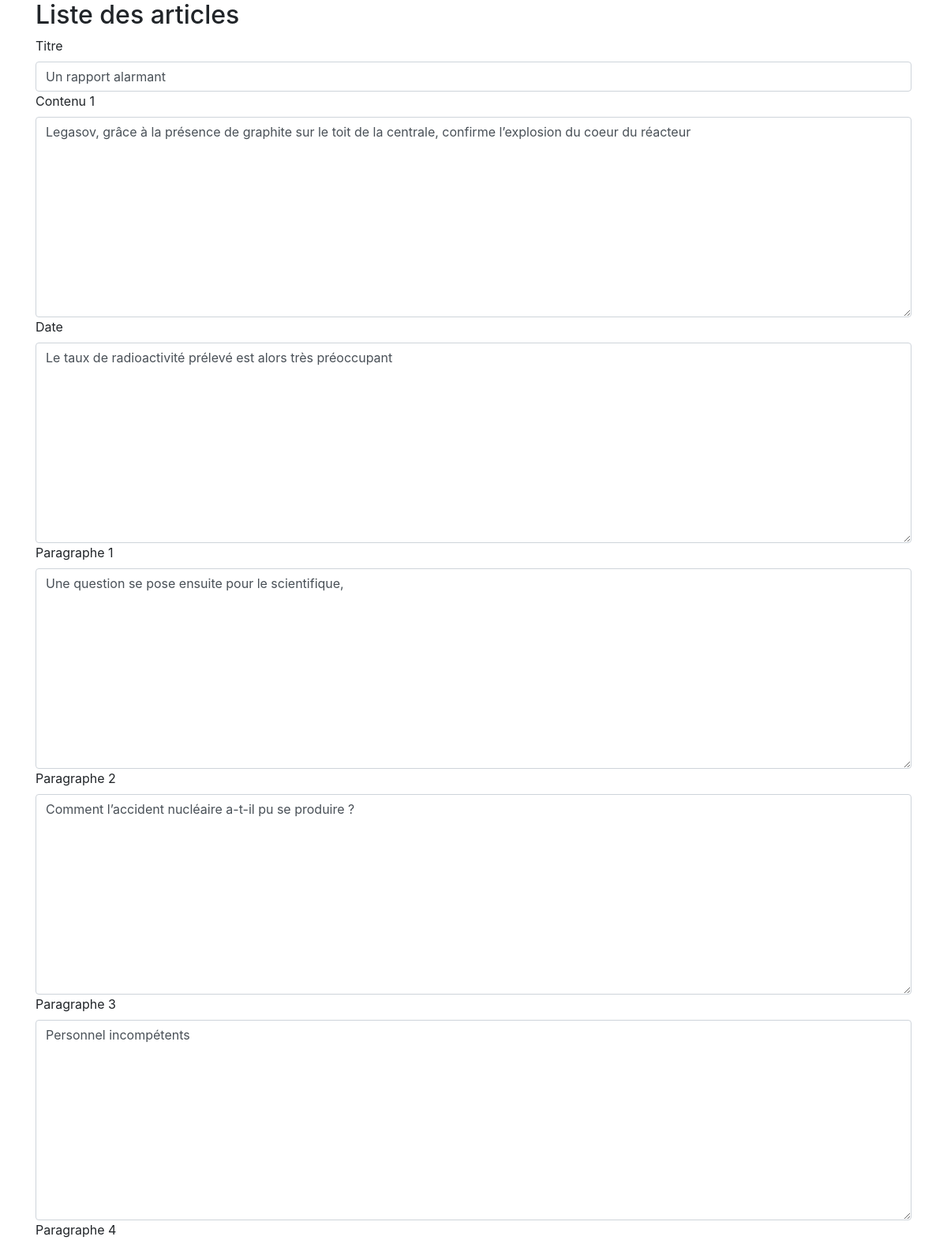
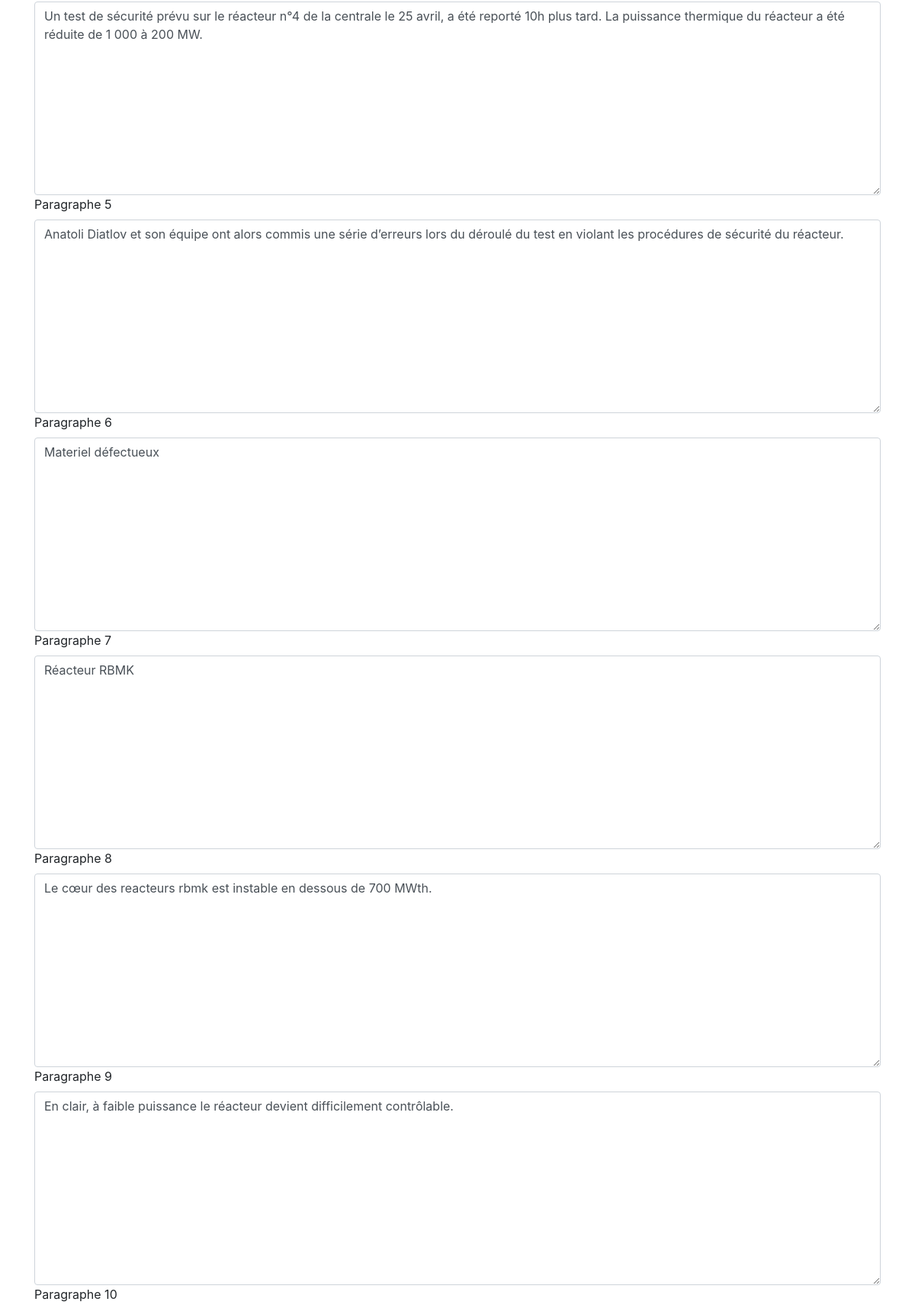
Screenshot of /admin/addPost.php?modify&id=3 (upper part) with the database file from the repository (2 pictures, top to bottom).
### tables this page shows
CREATE TABLE `articles` (
  `id` int(11) NOT NULL,
  `title` varchar(255) NOT NULL,
  `content` longtext NOT NULL,
  `date` datetime NOT NULL DEFAULT CURRENT_TIMESTAMP,
  `date_article` mediumtext,
  `paragraph_one` varchar(255) DEFAULT NULL,
  `paragraph_two` longtext,
  `paragraph_three` longtext,
  `paragraph_four` longtext,
  `paragraph_five` longtext,
  `paragraph_six` longtext,
  `paragraph_seven` longtext,
  `paragraph_eight` longtext,
  `paragraph_nine` longtext,
  `paragraph_ten` longtext,
  `paragraph_eleven` longtext,
  `paragraph_twelve` longtext,
  `paragraph_thirteen` longtext
);

### admin/inc/bootstrap.php (called while the page is built, shortened)
<?php
require __DIR__ . '/classes/post.php';
$post = new Post();

### admin/inc/classes/post.php (called while the page is built, shortened)
<?php
    class Post {
    public function getOne(PDO $con, $id)  {
        $req =  $con->query('SELECT * FROM articles WHERE id=' . $id);
        return $req->fetch(PDO::FETCH_ASSOC);
    }
}
?>

### admin/addPost.php (the view, shortened to what this page needs)
<!DOCTYPE html>
<html lang="en">
<head>
  <link rel="stylesheet" href="https://stackpath.bootstrapcdn.com/bootstrap/4.3.1/css/bootstrap.min.css">
</head>
<body>
  <div class="container">
  <h2>Liste des articles</h2>
<?php
require __DIR__ . '/inc/bootstrap.php';
    if(isset($_GET['modify'])) {
        $currentPost = $post->getOne($pdo, $_GET['id']);
    ?>
      <article class="post">
        <div class="form-group">
        <form action="addPost.php?id=<?= $currentPost['id']; ?>" method="post">
          <label class="createLabel" for="title">Titre</label>
          <input class="form-control" type="text" name="title" value="<?= $currentPost['title']?>">
          <label class="createLabel" for="content">Contenu 1</label>
          <textarea class="form-control" name="content" id="content" cols="60" rows="10"><?= $currentPost['content']?></textarea>
          <label class="createLabel" for="date_article">Date</label>
          <textarea class="form-control" name="date_article" id="content" cols="60" rows="10"><?= $currentPost['date_article']?></textarea>
          <label class="createLabel" for="paragraph_one">Paragraphe 1</label>
          <textarea class="form-control" name="paragraph_one" id="content" cols="60" rows="10"><?= $currentPost['paragraph_one']?></textarea>
          <label class="createLabel" for="paragraph_two">Paragraphe 2</label>
          <textarea class="form-control" name="paragraph_two" id="content" cols="60" rows="10"><?= $currentPost['paragraph_two']?></textarea>
          <label class="createLabel" for="paragraph_three">Paragraphe 3</label>
          <textarea class="form-control" name="paragraph_three" id="content" cols="60" rows="10"><?= $currentPost['paragraph_three']?></textarea>
          <label class="createLabel" for="paragraph_four">Paragraphe 4</label>
          <textarea class="form-control" name="paragraph_four" id="content" cols="60" rows="10"><?= $currentPost['paragraph_four']?></textarea>
          <label class="createLabel" for="paragraph_five">Paragraphe 5</label>
          <textarea class="form-control" name="paragraph_five" id="content" cols="60" rows="10"><?= $currentPost['paragraph_five']?></textarea>
          <label class="createLabel" for="paragraph_six">Paragraphe 6</label>
          <textarea class="form-control" name="paragraph_six" id="content" cols="60" rows="10"><?= $currentPost['paragraph_six']?></textarea>
          <label class="createLabel" for="paragraph_seven">Paragraphe 7</label>
          <textarea class="form-control" name="paragraph_seven" id="content" cols="60" rows="10"><?= $currentPost['paragraph_seven']?></textarea>
          <label class="createLabel" for="paragraph_eight">Paragraphe 8</label>
          <textarea class="form-control" name="paragraph_eight" id="content" cols="60" rows="10"><?= $currentPost['paragraph_eight']?></textarea>
          <label class="createLabel" for="paragraph_nine">Paragraphe 9</label>
          <textarea class="form-control" name="paragraph_nine" id="content" cols="60" rows="10"><?= $currentPost['paragraph_nine']?></textarea>
          <label class="createLabel" for="paragraph_ten">Paragraphe 10</label>
        </form>
        </div>
      </article>
    <?php
    }
    ?>
    </div>
</body>
</html>

### rows the page displays
articles: title "Un rapport alarmant", content "Legasov, grâce à la présence de graphite sur le toit de la centrale, confirme l’explosion du coeur du réacteur", date_article "Le taux de radioactivité prélevé est alors très préoccupant", paragraph_one "Une question se pose ensuite pour le scientifique,", paragraph_two "Comment l’accident nucléaire a-t-il pu se produire ?", paragraph_three "Personnel incompétents", paragraph_four "Un test de sécurité prévu sur le réacteur n°4 de la centrale le 25 avril, a été reporté 10h plus tard. La puissance thermique du réacteur a été réduite de 1 000 à 200 MW.", paragraph_five "Anatoli Diatlov et son équipe ont alors commis une série d’erreurs lors du déroulé du test en violant les procédures de sécurité du réacteur.", paragraph_six "Materiel défectueux", paragraph_seven "Réacteur RBMK", paragraph_eight "Le cœur des reacteurs rbmk est instable en dessous de 700 MWth.", paragraph_nine "En clair, à faible puissance le réacteur devient difficilement contrôlable."
